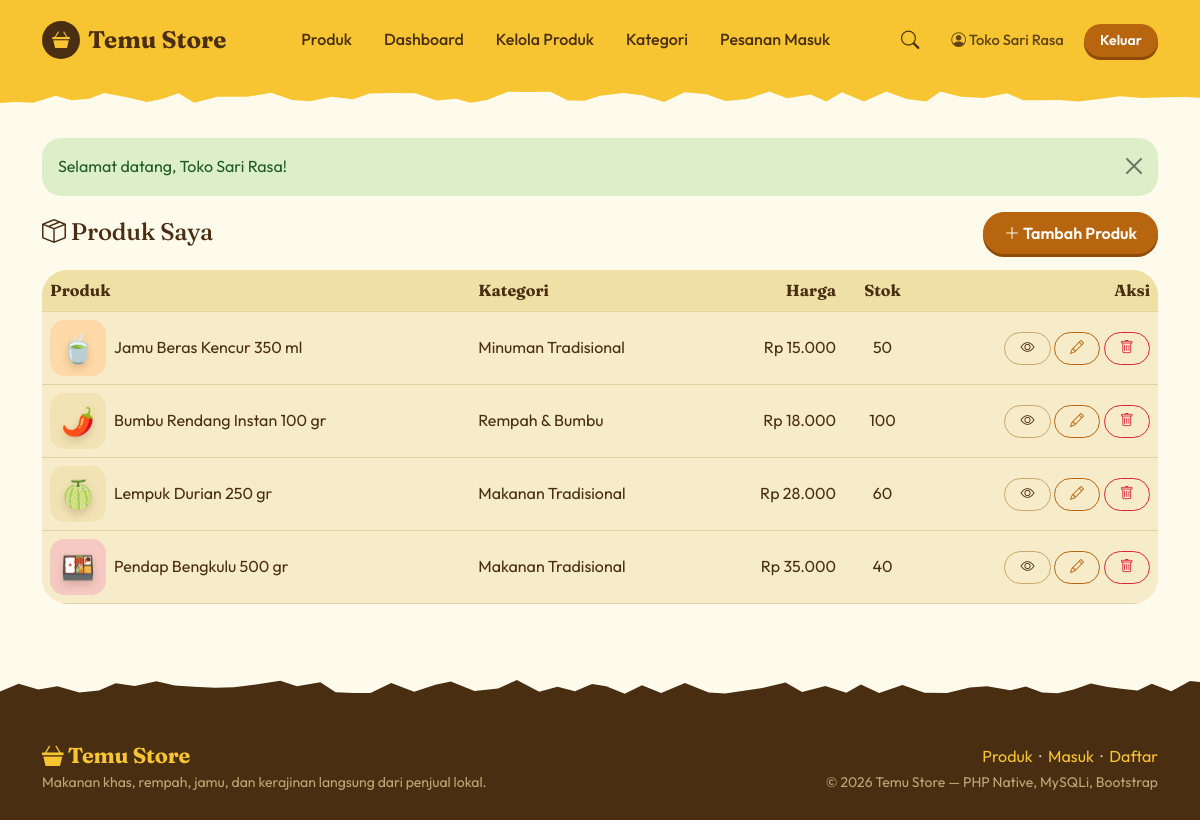
The page /penjual/produk.php (signed in) on the database its author committed.
### tables this page shows
CREATE TABLE produk (
  id_produk   INT UNSIGNED NOT NULL AUTO_INCREMENT,
  id_penjual  INT UNSIGNED NOT NULL,
  id_kategori INT UNSIGNED NOT NULL,
  nama_produk VARCHAR(150) NOT NULL,
  deskripsi   TEXT         DEFAULT NULL,
  harga       DECIMAL(12,2) NOT NULL,
  stok        INT UNSIGNED NOT NULL DEFAULT 0,
  gambar      VARCHAR(255) DEFAULT NULL,
  created_at  TIMESTAMP    NOT NULL DEFAULT CURRENT_TIMESTAMP,
  PRIMARY KEY (id_produk),
  KEY idx_produk_penjual (id_penjual),
  KEY idx_produk_kategori (id_kategori),
  CONSTRAINT fk_produk_penjual  FOREIGN KEY (id_penjual)  REFERENCES users(id_user)       ON DELETE CASCADE  ON UPDATE CASCADE,
  CONSTRAINT fk_produk_kategori FOREIGN KEY (id_kategori) REFERENCES kategori(id_kategori) ON DELETE RESTRICT ON UPDATE CASCADE
);

CREATE TABLE kategori (
  id_kategori   INT UNSIGNED NOT NULL AUTO_INCREMENT,
  nama_kategori VARCHAR(60)  NOT NULL,
  PRIMARY KEY (id_kategori),
  UNIQUE KEY uk_kategori_nama (nama_kategori)
);

### penjual/produk.php (the view, shortened to what this page needs)
<?php
require_once __DIR__ . '/../includes/header.php';
$idPenjual = (int)$user['id_user'];
$stmt = $koneksi->prepare(
    'SELECT p.*, k.nama_kategori FROM produk p
     JOIN kategori k ON k.id_kategori = p.id_kategori
     WHERE p.id_penjual = ? ORDER BY p.created_at DESC, p.id_produk DESC'
);
$stmt->bind_param('i', $idPenjual);
$stmt->execute();
$daftar = $stmt->get_result()->fetch_all(MYSQLI_ASSOC);
?>
<div class="d-flex justify-content-between align-items-center mb-3">
    <h1 class="h4 mb-0"><i class="bi bi-box-seam"></i> Produk Saya</h1>
    <a href="<?= e(url('penjual/produk_form.php')) ?>" class="btn btn-brand"><i class="bi bi-plus-lg"></i> Tambah Produk</a>
</div>
<?php if (!$daftar): ?>
    <div class="alert alert-secondary">Anda belum memiliki produk.</div>
<?php else: ?>
<div class="card shadow-sm"><div class="table-responsive">
<table class="table table-hover align-middle mb-0">
    <thead class="table-light"><tr><th>Produk</th><th>Kategori</th><th class="text-end">Harga</th><th class="text-center">Stok</th><th class="text-end">Aksi</th></tr></thead>
    <tbody>
    <?php foreach ($daftar as $p): ?>
        <tr>
            <td><div class="d-flex align-items-center gap-2"><?= gambar_produk($p, 'img-thumb') ?><span><?= e($p['nama_produk']) ?></span></div></td>
            <td><?= e($p['nama_kategori']) ?></td>
            <td class="text-end"><?= rupiah($p['harga']) ?></td>
            <td class="text-center"><?= (int)$p['stok'] ?></td>
            <td class="text-end text-nowrap">
                <a href="<?= e(url('produk_detail.php?id=' . $p['id_produk'])) ?>" class="btn btn-sm btn-outline-secondary" title="Lihat"><i class="bi bi-eye"></i></a>
                <a href="<?= e(url('penjual/produk_form.php?id=' . $p['id_produk'])) ?>" class="btn btn-sm btn-outline-primary" title="Edit"><i class="bi bi-pencil"></i></a>
                <form action="<?= e(url('penjual/produk_hapus.php')) ?>" method="post" class="d-inline" onsubmit="return confirm('Hapus produk ini?')">
                    <button class="btn btn-sm btn-outline-danger" title="Hapus"><i class="bi bi-trash"></i></button>
                </form>
            </td>
        </tr>
    <?php endforeach; ?>
    </tbody>
</table></div></div>
<?php endif; ?>
<?php require_once __DIR__ . '/../includes/footer.php'; ?>

### includes/functions.php (shortened to what this page needs)
<?php
function e($teks): string
{
    return htmlspecialchars((string)$teks, ENT_QUOTES, 'UTF-8');
}
function rupiah($angka): string
{
    return 'Rp ' . number_format((float)$angka, 0, ',', '.');
}
function url(string $path = ''): string
{
    return BASE_URL . '/' . ltrim($path, '/');
}
function user_aktif(): ?array
{
    return $_SESSION['user'] ?? null;
}
function emoji_produk(string $nama): string
{
    $peta = [
        'batik' => '👘', 'kemeja' => '👔', 'kain' => '🧵', 'tas' => '👜', 'tikar' => '🧺', 'anyam' => '🧺',
        'jamu' => '🍵', 'kencur' => '🍵', 'bumbu' => '🌶️', 'rendang' => '🌶️', 'durian' => '🍈',
        'lempuk' => '🍬', 'dodol' => '🍬', 'pendap' => '🍱', 'madu' => '🍯', 'kopi' => '☕', 'teh' => '🍵',
    ];
    $kecil = strtolower($nama);
    foreach ($peta as $kata => $emoji) {
        if (strpos($kecil, $kata) !== false) {
            return $emoji;
        }
    }
    return '🛍️';
}
function gambar_produk(array $p, string $kelas = ''): string
{
    $nama   = (string)$p['nama_produk'];
    $warna  = ['#FBE7A1', '#FFD9A8', '#F6C9C2', '#D8EBC0', '#F2E3B5'];
    $tint   = $warna[abs(crc32($nama)) % count($warna)];
    return '<div class="img-placeholder ' . e($kelas) . '" style="--tint:' . $tint . '" role="img" aria-label="' . e($nama) . '"><span>' . emoji_produk($nama) . '</span></div>';
}

### assets/css/style.css (style rules this page uses)
:root { --butter: #F7C531; --honey: #EDA81C; --cream: #FFF6D8; --page: #FFFBEC; --card: #F6ECC9; --ink: #4A2E12; --ink-soft: #7A5A36; --amber: #B8650F; --amber-dark: #8F4C08; --leaf: #2F7D32; --berry: #D7263D; --bs-body-font-family: "Outfit", "Segoe UI", system-ui, sans-serif; --bs-body-color: var(--ink); --bs-body-bg: var(--page); --bs-link-color: var(--amber); --bs-link-hover-color: var(--amber-dark); --bs-border-color: #E9D9A8; }
body { background: var(--page); color: var(--ink); font-size: 1rem; line-height: 1.6; }
h1, h2, h3, h4, h5, h6, .judul { font-family: "Fraunces", Georgia, "Times New Roman", serif; font-weight: 700; letter-spacing: -.01em; line-height: 1.2; color: var(--ink); }
a { color: var(--amber); }
.btn { border-radius: 999px; font-weight: 600; padding: .5rem 1.25rem; transition: background-color .15s, transform .15s; }
.btn-sm { padding: .32rem .95rem; }
.btn-brand { background: var(--amber); border-color: var(--amber); color: #fff; box-shadow: 0 3px 0 var(--amber-dark); }
.btn-outline-secondary { --bs-btn-color: var(--ink); --bs-btn-border-color: #C9A66B; --bs-btn-hover-bg: var(--ink); --bs-btn-hover-border-color: var(--ink); --bs-btn-hover-color: #fff; --bs-btn-active-bg: var(--ink); --bs-btn-active-border-color: var(--ink); }
.btn-outline-primary { --bs-btn-color: var(--amber); --bs-btn-border-color: var(--amber); --bs-btn-hover-bg: var(--amber); --bs-btn-hover-border-color: var(--amber); --bs-btn-active-bg: var(--amber-dark); --bs-btn-active-border-color: var(--amber-dark); }
.btn-outline-danger { --bs-btn-color: var(--berry); --bs-btn-border-color: var(--berry); --bs-btn-hover-bg: var(--berry); --bs-btn-hover-border-color: var(--berry); }
.img-placeholder { display: flex; align-items: center; justify-content: center; background: var(--tint, #FBE7A1); font-size: 4rem; line-height: 1; }
.img-placeholder span { filter: drop-shadow(0 4px 4px rgba(74, 46, 18, .2)); }
.img-thumb { width: 56px; height: 56px; object-fit: cover; border-radius: .9rem; }
.img-placeholder.img-thumb { font-size: 1.7rem; }
.card { background: var(--card); border: 0; border-radius: 1.6rem; box-shadow: none !important; }
.table { --bs-table-bg: transparent; --bs-table-color: var(--ink); --bs-table-hover-bg: rgba(247, 197, 49, .18); --bs-table-border-color: #E4D3A0; }
.table-light, .table-light > th, .table-light > td { --bs-table-bg: #EFE0A6; --bs-table-color: var(--ink); --bs-table-border-color: #E4D3A0; }
.table thead th { font-family: "Fraunces", Georgia, serif; font-weight: 700; }
.card .table-responsive { border-radius: 1.6rem; }

### rows shown on the page
produk: nama_produk "🍵", nama_produk "Jamu Beras Kencur 350 ml", id_kategori.nama_kategori "Minuman Tradisional", harga "Rp 15.000", stok "50"
produk: nama_produk "🌶️", nama_produk "Bumbu Rendang Instan 100 gr", id_kategori.nama_kategori "Rempah & Bumbu", harga "Rp 18.000", stok "100"
produk: nama_produk "🍈", nama_produk "Lempuk Durian 250 gr", id_kategori.nama_kategori "Makanan Tradisional", harga "Rp 28.000", stok "60"
produk: nama_produk "🍱", nama_produk "Pendap Bengkulu 500 gr", id_kategori.nama_kategori "Makanan Tradisional", harga "Rp 35.000", stok "40"

### other values the page prints
$user['nama'] "Toko Sari Rasa"
$flash['pesan'] "Selamat datang, Toko Sari Rasa!"
